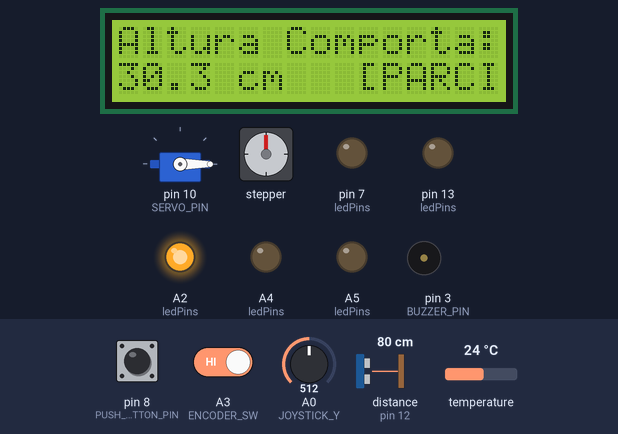
Bench run of a sketch on a simulated Arduino Uno, built with avr-gcc and run on an emulated ATmega328P. Parts: 16×2 character LCD, servo, stepper motor, output pins drawn as LEDs (lit = HIGH), buzzer (waves = sounding, pin HIGH). Wiring (inferred from the names in the program): ultrasonic range finder: trigger pin 11; echo pin 12. The test bench sets the inputs (shaded band); at power-on: distance to the obstacle (sensor on pin 12) 80 cm, A3 (ENCODER_SW) HIGH, pin 8 (PUSH_BUTTON_PIN) HIGH, temperature 24 °C, A0 (JOYSTICK_Y) = 512. The echo pulse lasts 58.3 µs per cm; stepper angles assume 2048 steps per turn; pins used as bus, display or sensor lines are not drawn; what the sketch prints to the serial monitor is not drawn.

Above: at 4.6 s.
4.7 s: distance to the obstacle (sensor on pin 12) set to 2 cm
At 7.7 s:
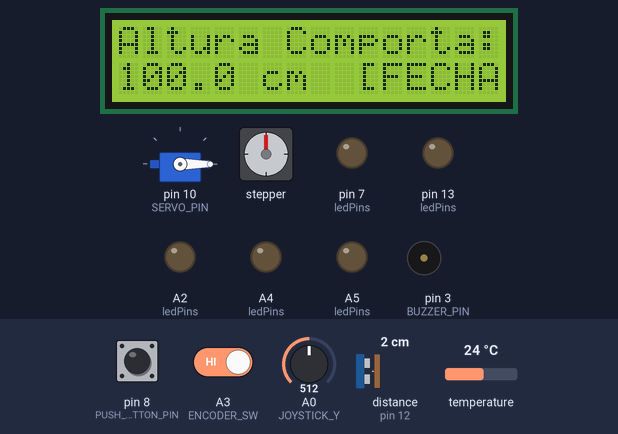
7.8 s: A3 (ENCODER_SW) driven LOW
At 10.4 s:
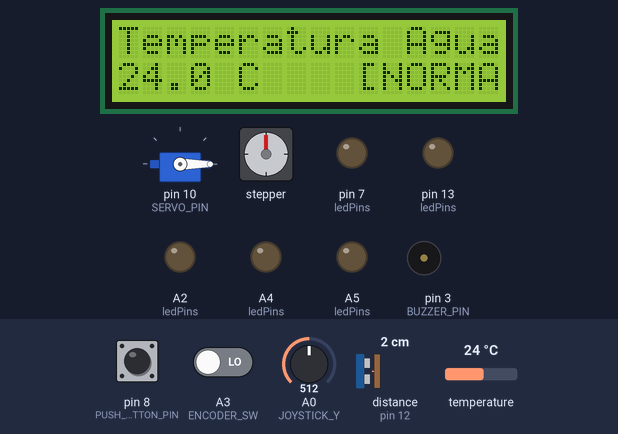
10.6 s: pin 8 (PUSH_BUTTON_PIN) pulled LOW for 1 s
At 12.1 s:
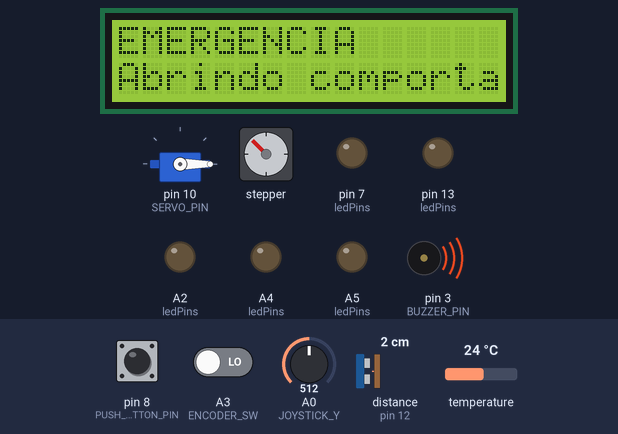
12.2 s: temperature set to 29.5 °C
At 13.18 s:
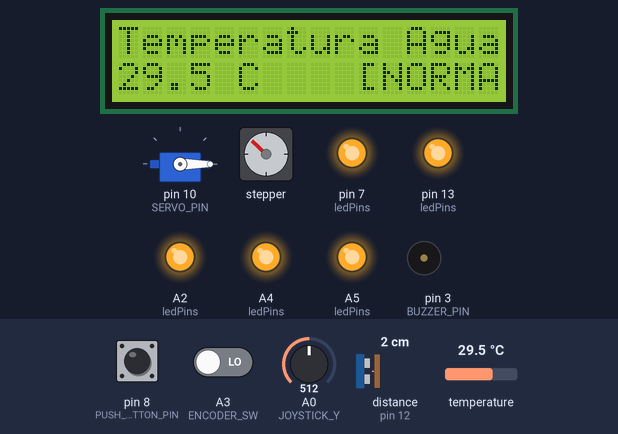
14.5 s: temperature set to 30.4 °C
At 17.68 s:
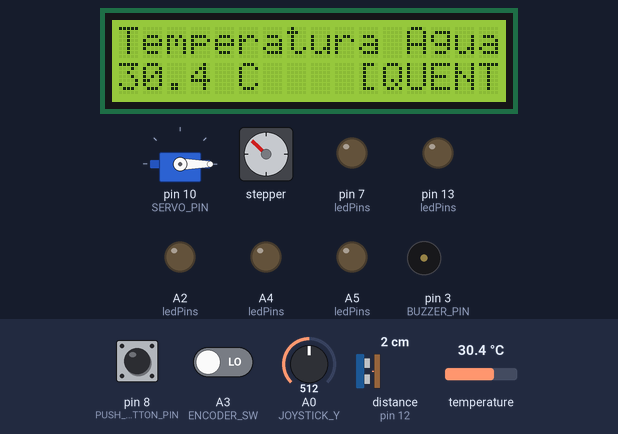
18.1 s: distance to the obstacle (sensor on pin 12) set to 120 cm
At 20.5 s:
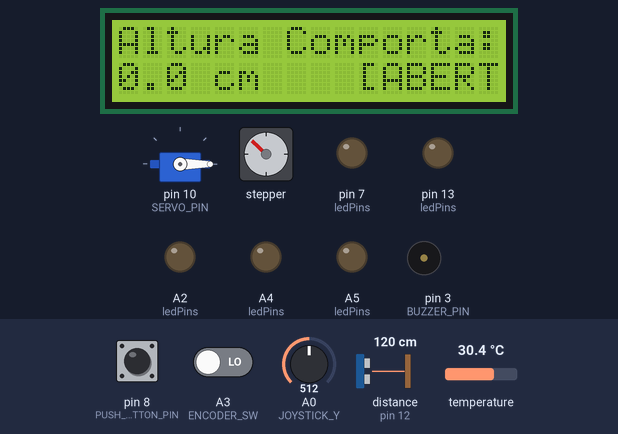
Timing chart, 0 to 62.2 s (numbered marks = the images above; inputs shaded):
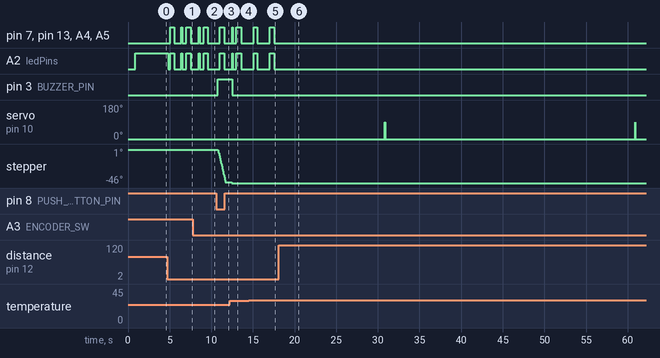

The sketch:

ex3_guiao3.ino
```cpp
/**
 * Controle da Comporta com Leitura Contínua, Emergência, Sensor de Temperatura
 * e Sistema de Alimentação Automática
 * Sistema de Represa para Peixes
 */

#include <Stepper.h>
#include <Wire.h>
#include <LiquidCrystal_I2C.h>
#include <OneWire.h>
#include <DallasTemperature.h>
#include <Servo.h>  // Biblioteca para o servo motor

// Pinos do Joystick
#define JOYSTICK_X A1
#define JOYSTICK_Y A0

// Pinos do Encoder
#define ENCODER_SW A3    // Botão do encoder (push button)

// Pinos do Sensor Ultrassônico
#define TRIGGER_PIN 11
#define ECHO_PIN 12

// Pino do Servo Motor
#define SERVO_PIN 10

// Pinos do Motor de Passo
#define MOTOR_PIN1 2
#define MOTOR_PIN2 4
#define MOTOR_PIN3 5
#define MOTOR_PIN4 6

// Pinos para Botão, Buzzer e Sensor de Temperatura
#define PUSH_BUTTON_PIN 8
#define BUZZER_PIN 3
#define TEMP_SENSOR_PIN 9

// Pinos dos LEDs
#define LED1 A2
#define LED2 A3
#define LED3 7
#define LED4 10
#define LED5 9
#define LED6 13
#define LED7 A4
#define LED8 A5

// Constantes do sistema
#define STEPS_PER_REVOLUTION 2048
#define STEPS_PER_CYCLE 32
#define MAX_HEIGHT 100.0
#define MIN_HEIGHT 0.0
#define HEIGHT_PER_LED 12.5
#define LCD_ADDRESS 0x27
#define MIN_SAFE_DISTANCE 10.0
#define EMERGENCY_DURATION 1000
#define MIN_SAFE_TEMP 10.0
#define MAX_SAFE_TEMP 30.0
#define TEMP_CHECK_INTERVAL 2000
#define ENCODER_DEBOUNCE 300

// Constantes para alimentação dos peixes
#define FEEDING_INTERVAL 30000      // Intervalo entre alimentações (30 segundos)
#define FEEDING_DURATION 3000       // Duração da alimentação (3 segundos)
#define SERVO_CLOSED_POS 0          // Posição do servo fechado (graus)
#define SERVO_OPEN_POS 90           // Posição do servo aberto (graus)

// Objetos
Stepper stepperMotor(STEPS_PER_REVOLUTION, MOTOR_PIN1, MOTOR_PIN3, MOTOR_PIN2, MOTOR_PIN4);
LiquidCrystal_I2C lcd(LCD_ADDRESS, 16, 2);
OneWire oneWire(TEMP_SENSOR_PIN);
DallasTemperature sensors(&oneWire);
Servo feedingServo;                 // Novo objeto para o servo motor

// Variáveis globais
float gateHeight = 0.0;
float rawDistance = 0.0;
float waterTemperature = 20.0;
int ledPins[] = {LED1, LED2, LED3, LED4, LED5, LED6, LED7, LED8};
bool errorState = false;
bool tempAlarmActive = false;
unsigned long lastJoystickRead = 0;
unsigned long lastDisplayUpdate = 0;
unsigned long lastTempRead = 0;
unsigned long lastButtonTime = 0;
unsigned long lastEncoderButtonTime = 0;
bool emergencyActive = false;
unsigned long emergencyStartTime = 0;
unsigned long tempAlarmStartTime = 0;

// Variáveis do encoder
int currentScreen = 0;  // 0 = Altura da comporta, 1 = Temperatura, 2 = Alimentação
#define NUM_SCREENS 3   // Número total de telas disponíveis

// Variáveis para alimentação
unsigned long lastFeedingTime = 0;  // Último momento em que os peixes foram alimentados
bool feedingActive = false;         // Indica se a alimentação está em andamento
unsigned long feedingStartTime = 0; // Tempo de início da alimentação

void setup() {
  Serial.begin(9600);
  Serial.println("Sistema de Controle da Comporta - Com Alimentação Automatica");

  // Inicializa pinos do ultrassom
  pinMode(TRIGGER_PIN, OUTPUT);
  pinMode(ECHO_PIN, INPUT);

  // Inicializa pino do botão do encoder
  pinMode(ENCODER_SW, INPUT_PULLUP);

  // Inicializa os pinos dos LEDs
  for (int i = 0; i < 8; i++) {
    if (ledPins[i] != ENCODER_SW && ledPins[i] != SERVO_PIN) {
      pinMode(ledPins[i], OUTPUT);
    }
  }

  // Inicializações para botão e buzzer
  pinMode(PUSH_BUTTON_PIN, INPUT_PULLUP);
  pinMode(BUZZER_PIN, OUTPUT);
  digitalWrite(BUZZER_PIN, LOW);

  // Inicializa o LCD
  lcd.init();
  lcd.backlight();
  lcd.clear();
  lcd.setCursor(0, 0);
  lcd.print("Iniciando...");

  // Inicializa o sensor de temperatura
  sensors.begin();

  // Define a velocidade do motor de passo
  stepperMotor.setSpeed(10);

  // Inicializa o servo motor
  feedingServo.attach(SERVO_PIN);
  feedingServo.write(SERVO_CLOSED_POS);  // Inicia na posição fechada

  // Inicializa a última alimentação
  lastFeedingTime = millis();

  // Faz a primeira leitura do ultrassom
  readUltrasonicSensor();

  // Faz a primeira leitura de temperatura
  readTemperature();

  // Atualiza os LEDs e display
  updateLEDs();
  updateScreenContent();

  // Mensagem de inicialização
  delay(1000);
  lcd.clear();
  lcd.setCursor(0, 0);
  lcd.print("Pressione botao");
  lcd.setCursor(0, 1);
  lcd.print("para navegar");
  delay(1500);

  // Exibe a tela inicial
  updateScreenContent();
}

void loop() {
  unsigned long currentMillis = millis();

  // Verifica o botão do encoder para mudar tela
  checkEncoderButton();

  // Verifica se é hora de alimentar os peixes
  checkFeedingTime(currentMillis);

  // Lê o sensor de temperatura a cada TEMP_CHECK_INTERVAL
  if (currentMillis - lastTempRead >= TEMP_CHECK_INTERVAL) {
    readTemperature();
    lastTempRead = currentMillis;

    // Verifica se a temperatura está fora dos limites seguros
    if ((waterTemperature < MIN_SAFE_TEMP || waterTemperature > MAX_SAFE_TEMP) && !tempAlarmActive && !emergencyActive) {
      activateTempAlarm();
    }
  }

  // Verifica o botão de emergência
  if (!emergencyActive && !tempAlarmActive && !feedingActive && digitalRead(PUSH_BUTTON_PIN) == LOW && currentMillis - lastButtonTime > 200) {
    lastButtonTime = currentMillis;
    activateEmergency();
  }

  // Processa estados prioritários
  if (emergencyActive) {
    handleEmergency(currentMillis);
  } else if (tempAlarmActive) {
    handleTempAlarm(currentMillis);
  } else if (feedingActive) {
    handleFeeding(currentMillis);
  } else {
    // Operação normal
    // Lê o sensor ultrassônico continuamente
    readUltrasonicSensor();

    // Lê o joystick e controla o motor
    if (currentMillis - lastJoystickRead >= 100) {
      handleJoystick();
      lastJoystickRead = currentMillis;
    }

    // Atualiza o display regularmente
    if (currentMillis - lastDisplayUpdate >= 200) {
      updateScreenContent();
      lastDisplayUpdate = currentMillis;
    }
  }

  // Atualiza os LEDs
  updateLEDs();
}

// Nova função: Verifica se é hora de alimentar os peixes
void checkFeedingTime(unsigned long currentTime) {
  // Se não estiver já em algum estado de alarme ou alimentação
  if (!feedingActive && !emergencyActive && !tempAlarmActive) {
    // Verifica se o intervalo de alimentação passou
    if (currentTime - lastFeedingTime >= FEEDING_INTERVAL) {
      startFeeding();
    }
  }
}

// Nova função: Inicia o processo de alimentação
void startFeeding() {
  feedingActive = true;
  feedingStartTime = millis();

  // Abre a porta de alimentação
  feedingServo.write(SERVO_OPEN_POS);

  // Atualiza o display
  lcd.clear();
  lcd.setCursor(0, 0);
  lcd.print("Peixes sendo");
  lcd.setCursor(0, 1);
  lcd.print("alimentados!");

  Serial.println("Iniciando alimentação dos peixes");
}

// Nova função: Gerencia o processo de alimentação
void handleFeeding(unsigned long currentTime) {
  // Se o tempo de alimentação acabou
  if (currentTime - feedingStartTime >= FEEDING_DURATION) {
    // Fecha a porta de alimentação
    feedingServo.write(SERVO_CLOSED_POS);

    // Atualiza variáveis
    feedingActive = false;
    lastFeedingTime = currentTime;

    // Restaura a visualização da tela atual
    updateScreenContent();

    Serial.println("Alimentação finalizada");
  }
}

// Verifica o botão do encoder para mudar de tela
void checkEncoderButton() {
  // Verifica se o botão do encoder foi pressionado (com debounce)
  if (digitalRead(ENCODER_SW) == LOW) {
    unsigned long currentTime = millis();

    // Se passou tempo suficiente desde o último clique (debounce)
    if (currentTime - lastEncoderButtonTime > ENCODER_DEBOUNCE) {
      lastEncoderButtonTime = currentTime;

      // Avança para a próxima tela
      currentScreen = (currentScreen + 1) % NUM_SCREENS;

      Serial.print("Botão do encoder pressionado. Tela atual: ");
      Serial.println(currentScreen);

      // Atualiza o display imediatamente com a nova tela
      updateScreenContent();

      // Pequeno delay adicional para evitar múltiplos triggers
      delay(50);
    }
  }
}

// Atualiza o conteúdo da tela com base na tela selecionada
void updateScreenContent() {
  // Se estiver em alimentação, emergência ou alarme, não atualiza
  if (feedingActive || emergencyActive || tempAlarmActive) {
    return;
  }

  // Limpa o LCD
  lcd.clear();

  // Exibe o conteúdo com base na tela selecionada
  switch (currentScreen) {
    case 0:  // Tela de altura da comporta
      lcd.setCursor(0, 0);
      lcd.print("Altura Comporta:");
      lcd.setCursor(0, 1);
      lcd.print(gateHeight, 1);
      lcd.print(" cm");

      // Indicador visual de posição
      lcd.setCursor(10, 1);
      if (gateHeight >= 75) {
        lcd.print("[FECHADA]");
      } else if (gateHeight <= 25) {
        lcd.print("[ABERTA] ");
      } else {
        lcd.print("[PARCIAL]");
      }
      break;

    case 1:  // Tela de temperatura
      lcd.setCursor(0, 0);
      lcd.print("Temperatura Agua:");
      lcd.setCursor(0, 1);
      lcd.print(waterTemperature, 1);
      lcd.print(" C");

      // Indicador de status da temperatura
      lcd.setCursor(10, 1);
      if (waterTemperature < MIN_SAFE_TEMP) {
        lcd.print("[FRIA]");
      } else if (waterTemperature > MAX_SAFE_TEMP) {
        lcd.print("[QUENTE]");
      } else {
        lcd.print("[NORMAL]");
      }
      break;

    case 2:  // Nova tela de alimentação
      lcd.setCursor(0, 0);
      lcd.print("Prox Alimentacao:");

      // Calcula o tempo até a próxima alimentação
      unsigned long currentTimeMs = millis();
      unsigned long timeElapsed = currentTimeMs - lastFeedingTime;

      if (timeElapsed < FEEDING_INTERVAL) {
        // Converte para segundos e formata
        unsigned long timeRemaining = (FEEDING_INTERVAL - timeElapsed) / 1000; // em segundos
        unsigned long secondsRemaining = timeRemaining % 60;
        unsigned long minutesRemaining = (timeRemaining / 60) % 60;

        lcd.setCursor(0, 1);
        lcd.print("Em ");

        if (minutesRemaining > 0) {
          lcd.print(minutesRemaining);
          lcd.print("m ");
        }

        lcd.print(secondsRemaining);
        lcd.print("s");
      } else {
        lcd.setCursor(0, 1);
        lcd.print("AGORA!");
      }
      break;

    default:
      // Caso de erro, voltar para a primeira tela
      currentScreen = 0;
      updateScreenContent();
      break;
  }
}

// Lê a temperatura da água
void readTemperature() {
  sensors.requestTemperatures();
  float tempReading = sensors.getTempCByIndex(0);

  // Verifica se a leitura é válida
  if (tempReading != DEVICE_DISCONNECTED_C && tempReading > -127) {
    waterTemperature = tempReading;
    Serial.print("Temperatura da água: ");
    Serial.print(waterTemperature);
    Serial.println(" °C");
  } else {
    Serial.println("Erro ao ler o sensor de temperatura");
  }
}

// Ativa o alarme de temperatura
void activateTempAlarm() {
  tempAlarmActive = true;
  tempAlarmStartTime = millis();

  Serial.println("ALERTA: Temperatura fora dos limites seguros!");

  // Atualiza o display para mostrar alerta de temperatura
  lcd.clear();
  lcd.setCursor(0, 0);
  lcd.print("ALERTA TEMP!");
  lcd.setCursor(0, 1);
  lcd.print(waterTemperature, 1);
  lcd.print(" C - PERIGO!");

  // Liga o buzzer
  digitalWrite(BUZZER_PIN, HIGH);
}

// Gerencia o alarme de temperatura
void handleTempAlarm(unsigned long currentTime) {
  // Se o tempo de alarme acabou (1 segundo)
  if (currentTime - tempAlarmStartTime >= EMERGENCY_DURATION) {
    // Desliga o buzzer
    digitalWrite(BUZZER_PIN, LOW);

    // Finaliza o estado de alarme
    tempAlarmActive = false;

    // Restaura a tela atual
    updateScreenContent();

    Serial.println("Alarme de temperatura finalizado");
  }
}

// Ativa o modo de emergência
void activateEmergency() {
  emergencyActive = true;
  emergencyStartTime = millis();

  Serial.println("EMERGÊNCIA: Abrindo comporta!");

  // Atualiza o display para mostrar EMERGÊNCIA
  lcd.clear();
  lcd.setCursor(0, 0);
  lcd.print("EMERGENCIA");
  lcd.setCursor(0, 1);
  lcd.print("Abrindo comporta!");

  // Liga o buzzer
  digitalWrite(BUZZER_PIN, HIGH);
}

// Processa o estado de emergência
void handleEmergency(unsigned long currentTime) {
  // Se o tempo de emergência acabou
  if (currentTime - emergencyStartTime >= EMERGENCY_DURATION) {
    // Desliga o buzzer
    digitalWrite(BUZZER_PIN, LOW);

    // Finaliza o estado de emergência
    emergencyActive = false;

    // Restaura a visualização da tela atual
    updateScreenContent();

    Serial.println("Emergência finalizada");
    return;
  }

  // Durante a emergência, move o motor para abrir a comporta
  stepperMotor.step(-5);  // Move pequenos passos continuamente para abrir
}

// Lê o sensor ultrassônico e calcula a altura da comporta
void readUltrasonicSensor() {
  // Gera um pulso curto no pino Trigger
  digitalWrite(TRIGGER_PIN, LOW);
  delayMicroseconds(2);
  digitalWrite(TRIGGER_PIN, HIGH);
  delayMicroseconds(10);
  digitalWrite(TRIGGER_PIN, LOW);

  // Lê o tempo que o pulso levou para retornar ao sensor
  long duration = pulseIn(ECHO_PIN, HIGH);

  // Calcula a distância em centímetros
  rawDistance = duration * 0.0343 / 2;

  // Verifica se a distância está abaixo da distância mínima de segurança
  if (rawDistance < MIN_SAFE_DISTANCE) {
    // ERRO: Distância menor que o mínimo de segurança
    errorState = true;
    Serial.println("ERRO: Altura da comporta excedida! Distância abaixo do mínimo de segurança.");

    // Não altera a altura aqui, mantém a altura máxima
    gateHeight = MAX_HEIGHT;
  }
  else if (rawDistance > 110) {
    // Se a distância for maior que o curso total + margem
    gateHeight = MIN_HEIGHT;
    errorState = false;
  }
  else {
    // Cálculo normal: Altura = Máximo - (Distância - Mínimo de Segurança)
    gateHeight = MAX_HEIGHT - (rawDistance - MIN_SAFE_DISTANCE);

    // Limita a valores válidos
    if (gateHeight < MIN_HEIGHT) gateHeight = MIN_HEIGHT;
    if (gateHeight > MAX_HEIGHT) gateHeight = MAX_HEIGHT;

    errorState = false;

    Serial.print("Dist: ");
    Serial.print(rawDistance);
    Serial.print("cm, Alt: ");
    Serial.print(gateHeight);
    Serial.println("cm");
  }
}

// Lê o joystick e controla o motor de passo
void handleJoystick() {
  int joystickValue = analogRead(JOYSTICK_Y);

  // Zona morta central (não faz nada)
  if (joystickValue > 400 && joystickValue < 600) {
    return;
  }

  int stepsToMove = 0;

  // Determina a direção e o número de passos
  if (joystickValue >= 600) {  // Joystick para cima - fecha a comporta
    // Só permite fechar se não estiver em erro ou no limite máximo
    if (!errorState && rawDistance > MIN_SAFE_DISTANCE) {
      stepsToMove = STEPS_PER_CYCLE;
    } else {
      Serial.println("AVISO: Não pode subir mais! Distância mínima de segurança atingida.");
    }
  }
  else if (joystickValue <= 400) {  // Joystick para baixo - abre a comporta
    // Só permite abrir se não estiver no limite mínimo
    if (gateHeight > MIN_HEIGHT) {
      stepsToMove = -STEPS_PER_CYCLE;
    } else {
      Serial.println("AVISO: Comporta já está totalmente aberta!");
    }
  }

  // Move o motor se necessário
  if (stepsToMove != 0) {
    Serial.print("Movendo motor: ");
    Serial.print(stepsToMove);
    Serial.println(" passos");

    // Move o motor de passo
    stepperMotor.step(stepsToMove);
  }
}

// Atualiza os LEDs para mostrar a altura da comporta
void updateLEDs() {
  // Se estiver em estado de erro, emergência, alimentação ou alarme, pisque todos os LEDs
  if (errorState || emergencyActive || tempAlarmActive || feedingActive) {
    // Faz os LEDs piscarem
    if ((millis() / 500) % 2 == 0) {
      for (int i = 0; i < 8; i++) {
        if (ledPins[i] != ENCODER_SW && ledPins[i] != SERVO_PIN) {
          digitalWrite(ledPins[i], HIGH);
        }
      }
    } else {
      for (int i = 0; i < 8; i++) {
        if (ledPins[i] != ENCODER_SW && ledPins[i] != SERVO_PIN) {
          digitalWrite(ledPins[i], LOW);
        }
      }
    }
    return;
  }

  // Operação normal - calcula quantos LEDs devem estar acesos
  int ledsToLight = round(gateHeight / HEIGHT_PER_LED);
  ledsToLight = constrain(ledsToLight, 0, 8);

  // Atualiza cada LED
  for (int i = 0; i < 8; i++) {
    // Não mexe nos LEDs que estão compartilhando pinos com outros componentes
    if (ledPins[i] != ENCODER_SW && ledPins[i] != SERVO_PIN) {
      digitalWrite(ledPins[i], (i < ledsToLight) ? HIGH : LOW);
    }
  }
}
```

Measured:
- the behaviour switches between 30 and 30.1 °C on temperature (found by bisection; images 4 and 5)
- after the input at 4.7 s, pin 7 (ledPins), pin 13 (ledPins): goes HIGH 0.50 s, LOW 0.81 s, HIGH 0.12 s, LOW 0.50 s, HIGH 0.50 s, then LOW, starting after 0.38 s
- after the input at 7.8 s, the display: changes after 0.74 s (image 2)
- after the input at 10.6 s, pin 3 (BUZZER_PIN): LOW → HIGH after 0.20 s; stepper: turns 45° counter-clockwise in 0.90 s, starting after 0.20 s; the display: changes after 0.26 s (image 3)
- after the input at 14.5 s, the display: first differs from a run without the input after 2.1 s (image 5)
- after the input at 18.1 s, pin 7 (ledPins), pin 13 (ledPins), A2 (ledPins), A4 (ledPins), A5 (ledPins): stops changing and stays LOW; the display: first differs from a run without the input after 0.75 s (image 6)
- by itself, servo on pin 10 (SERVO_PIN): alternates 90° for 0.02 s and 0° for 30.0 s
